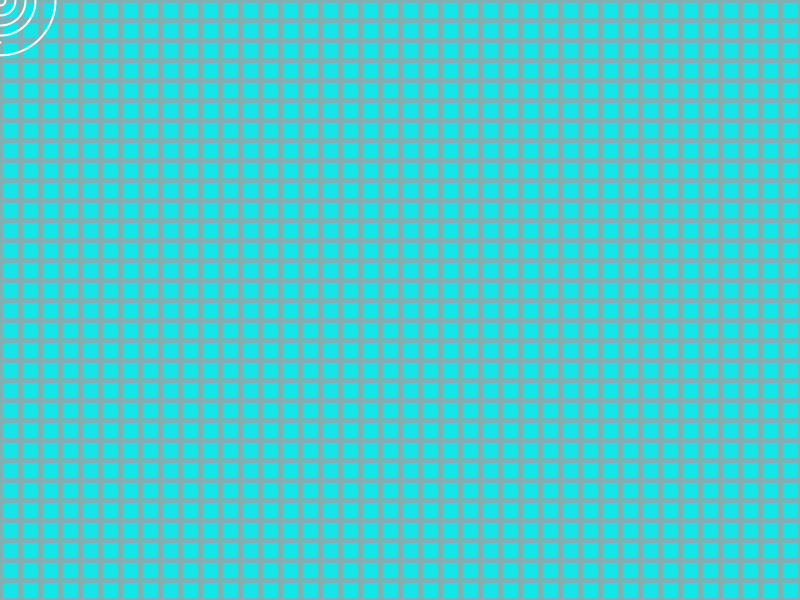
Frame 1 (no input)
Frame 60 (the mouse pressed at the canvas centre just before this capture): identical to frame 1, image omitted
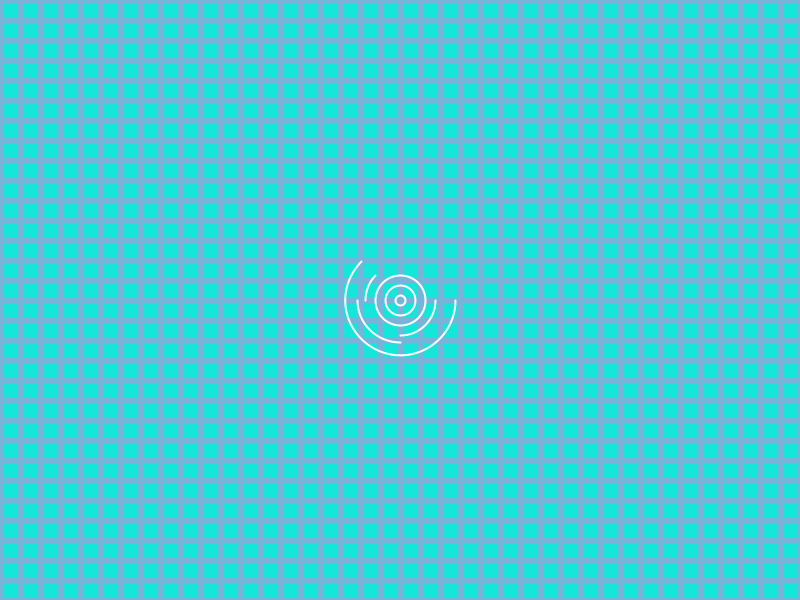
Frame 120 (the mouse held since frame 60 and released just before this capture)

The Processing sketch that drew these frames (run headless with seeded random() and noise(); from frame 60 on, the mouse is pressed at the canvas centre):

// Processing sketch: nested_loops
// ── nested_loops.pde
//draw loop is for animation, to vary each time
//loop inside of draw is for repeating elements multiple of times in one frame of animation

//NESTED LOOP
//example, instead of having 2 separate for loops

int b;
int r = 120;
int g = 180;
int x, y;

void setup() {
  size (800, 600);
}

void draw() {
  drawPool ();
  waterTension();
}

void drawPool() {
  b = int (map (mouseX, 0, width, 180, 255));

  for (int y = 0; y < height; y = y +20) {
    for (int x = 0; x < width; x = x +20) {
      stroke (r, g, b);
      strokeWeight (5);

      float d = dist(width/2, height/2, mouseX, mouseY);
      float maxDist = dist(0, 0, width/2, height);
      float deepBlue = map(d, 0, maxDist, b, 255);
      fill (20, 230, deepBlue);
      rect (x, y, 20, 20);
    }
  }
}

void waterTension() {
  stroke (255);
  strokeWeight(2);
  noFill();
  arc(mouseX, mouseY, 70, 70, 0, HALF_PI);
  arc (mouseX, mouseY, 85, 85, HALF_PI, PI);
  arc (mouseX, mouseY, 70, 70, PI, PI+QUARTER_PI);
  arc (mouseX, mouseY, 110, 110, 0, PI+QUARTER_PI);
  ellipse (mouseX, mouseY, 50, 50);
  ellipse (mouseX, mouseY, 30, 30);
  ellipse (mouseX, mouseY, 10, 10);
}

//dist(x1,y1,x2,y2)
